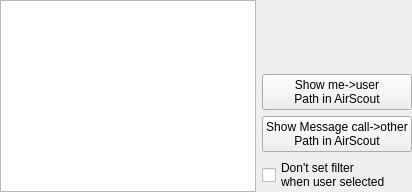
<?xml version="1.0" encoding="UTF-8"?>
<ui version="4.0">
 <class>KSTPlanesFrame</class>
          <widget class="QFrame" name="KSTPlanesFrame">
           <layout class="QHBoxLayout" name="horizontalLayout_8" stretch="3,1">
            <property name="leftMargin">
             <number>0</number>
            </property>
            <property name="topMargin">
             <number>0</number>
            </property>
            <property name="rightMargin">
             <number>0</number>
            </property>
            <property name="bottomMargin">
             <number>0</number>
            </property>
            <item>
             <widget class="QTableView" name="planesView">
              <property name="selectionBehavior">
               <enum>QAbstractItemView::SelectionBehavior::SelectRows</enum>
              </property>
              <property name="cornerButtonEnabled">
               <bool>false</bool>
              </property>
             </widget>
            </item>
            <item>
             <layout class="QVBoxLayout" name="verticalLayout_7">
              <item>
               <widget class="QLabel" name="planeslabel">
                <property name="text">
                 <string/>
                </property>
               </widget>
              </item>
              <item>
               <spacer name="verticalSpacer">
                <property name="orientation">
                 <enum>Qt::Orientation::Vertical</enum>
                </property>
                <property name="sizeHint" stdset="0">
                 <size>
                  <width>20</width>
                  <height>40</height>
                 </size>
                </property>
               </spacer>
              </item>
              <item>
               <widget class="QPushButton" name="showInAS">
                <property name="text">
                 <string>Show me-&gt;user
Path in AirScout</string>
                </property>
               </widget>
              </item>
              <item>
               <widget class="QPushButton" name="showMPath">
                <property name="text">
                 <string>Show Message call-&gt;other
Path in AirScout</string>
                </property>
               </widget>
              </item>
              <item>
               <widget class="QCheckBox" name="noSetCallcb">
                <property name="text">
                 <string>Don't set filter
when user selected</string>
                </property>
               </widget>
              </item>
             </layout>
            </item>
           </layout>
          </widget>

</ui>
